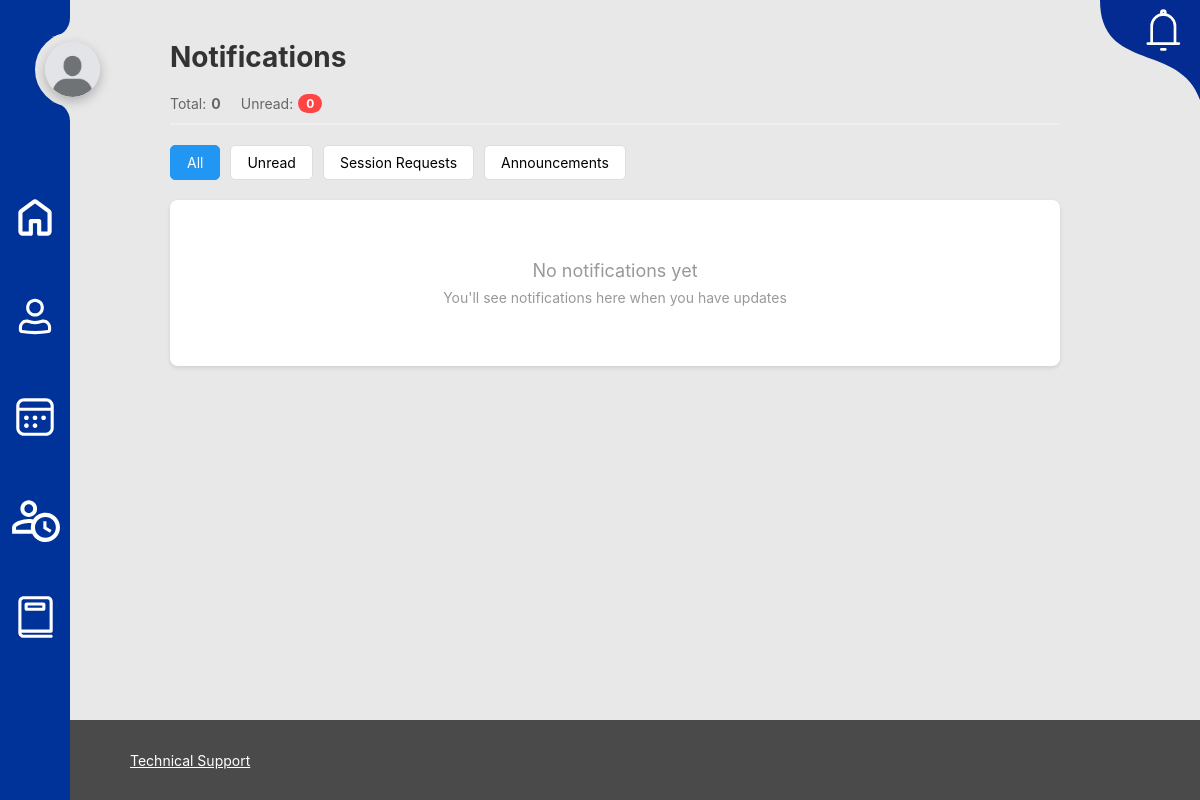
Page /notifications/ (signed in) on the earlier database version.
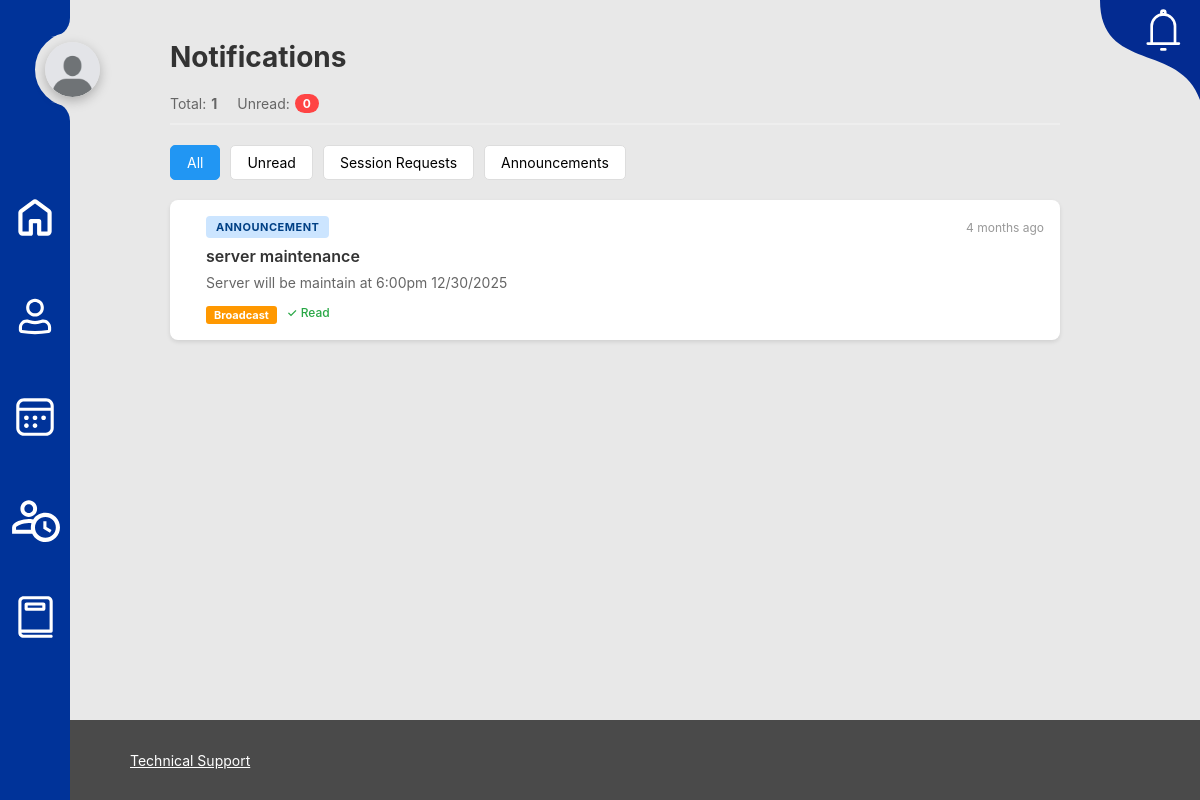
Same page on the later database version.
### notification/models.py (models this page shows, shortened)
class Notification(models.Model):
    NOTIFICATION_TYPES = [
        ('session_request', 'Session Request'),
        ('session_confirmed', 'Session Confirmed'),
        ('session_cancelled', 'Session Cancelled'),
        ('session_completed', 'Session Completed'),
        ('announcement', 'Announcement'),
        ('feedback_received', 'Feedback Received'),
        ('technical_report', 'Technical Report'),
    ]
    user = models.ForeignKey(
        User,
        on_delete=models.CASCADE,
        related_name='notifications',
        null=True,
        blank=True,
        help_text="Specific user (null = broadcast to all)"
    )
    notification_type = models.CharField(max_length=30, choices=NOTIFICATION_TYPES)
    title = models.CharField(max_length=200)
    message = models.TextField()
    session_id = models.IntegerField(null=True, blank=True, help_text="Related session ID")
    related_object_id = models.IntegerField(null=True, blank=True)
    related_object_type = models.CharField(max_length=50, null=True, blank=True)
    is_read = models.BooleanField(default=False)
    is_broadcast = models.BooleanField(default=False, help_text="Broadcast to all users")
    created_at = models.DateTimeField(auto_now_add=True)
    read_at = models.DateTimeField(null=True, blank=True)
    action_url = models.CharField(max_length=500, blank=True)
    class Meta:
        ordering = ['-created_at']
        verbose_name = 'Notification'
        verbose_name_plural = 'Notifications'
        indexes = [
            models.Index(fields=['user', 'is_read', '-created_at']),
            models.Index(fields=['is_broadcast', '-created_at']),
        ]

### notification/views.py (the view)
# urls.py: path('', views.notifications_list, name='notifications_list'),
@login_required
def notifications_list(request):
    if request.user.userprofile.role == 'tutor':
        base_template = 'tutor_base.html'
        dashboard_url = 'tutors:tutor_dashboard'
    else:
        base_template = 'student_base.html'
        dashboard_url = 'students:student_dashboard'
    notifications = NotificationService.get_user_notifications(request.user)
    unread_count = NotificationService.get_unread_count(request.user)
    return render(request, 'notification/notifications.html', {
        'notifications': notifications,
        'unread_count': unread_count,
        'base_template': base_template,
        'dashboard_url': dashboard_url,
    })

### notification/context_processors.py (called while the page is built)
def notifications(request):
    if request.user.is_authenticated:
        notifications = NotificationService.get_user_notifications(request.user)
        unread_count = NotificationService.get_unread_count(request.user)
        return {
            'user_notifications': notifications[:5],  # Latest 5
            'unread_count': unread_count,
        }
    return {
        'user_notifications': [],
        'unread_count': 0,
    }

### notification/notification_service.py (called while the page is built)
    @staticmethod
    def get_user_notifications(user: User, unread_only: bool = False):
        personal = Notification.objects.filter(user=user)
        broadcasts = Notification.objects.filter(is_broadcast=True)
        notifications = personal | broadcasts
        if unread_only:
            notifications = notifications.filter(is_read=False)
        return notifications.order_by('-created_at')

    @staticmethod
    def get_unread_count(user: User):
        personal_unread = Notification.objects.filter(user=user, is_read=False).count()
        broadcast_unread = Notification.objects.filter(is_broadcast=True, is_read=False).count()
        return personal_unread + broadcast_unread

### notification/templates/notification/notifications.html (shortened to what this page needs)
{% extends base_template %}
{% load static %}
{% block content %}
<div class="main-content">
    <div class="page-header">Notifications</div>
    <div class="notifications-header">
        <div class="notifications-stats">
            <div class="stat-item">
                <span>Total:</span>
                <strong>{{ notifications.count }}</strong>
            </div>
            <div class="stat-item">
                <span>Unread:</span>
                <span class="stat-badge">{{ unread_count }}</span>
            </div>
        </div>
    </div>
    <div class="filter-tabs">
        <button class="filter-tab active" data-filter="all">All</button>
        <button class="filter-tab" data-filter="unread">Unread</button>
        <button class="filter-tab" data-filter="session_request">Session Requests</button>
        <button class="filter-tab" data-filter="announcement">Announcements</button>
    </div>
    <div class="notifications-container">
        {% if notifications %}
            {% for notification in notifications %}
            <div class="notification-item {% if not notification.is_read %}unread{% endif %}"
                 data-id="{{ notification.id }}"
                 data-type="{{ notification.notification_type }}"
                 onclick="handleNotificationClick({{ notification.id }}, '{{ notification.action_url }}')">
                <div class="notification-content">
                    <div class="notification-header">
                        <span class="notification-type-badge type-{{ notification.notification_type }}">
                            {{ notification.get_notification_type_display }}
                        </span>
                        <div class="notification-time">
                            <span>{{ notification.created_at|timesince }} ago</span>
                        </div>
                    </div>
                    <div class="notification-title">
                        {{ notification.title }}
                    </div>
                    <div class="notification-message">
                        {{ notification.message }}
                    </div>
                    <div class="notification-footer">
                        {% if notification.is_broadcast %}
                        <span class="broadcast-badge">Broadcast</span>
                        {% endif %}
                        {% if notification.is_read %}
                        <span class="read-badge">✓ Read</span>
                        {% endif %}
                    </div>
                </div>
            </div>
            {% endfor %}
        {% else %}
            <div class="no-notifications">
                <div class="no-notifications-text">No notifications yet</div>
                <div class="no-notifications-subtext">
                    You'll see notifications here when you have updates
                </div>
            </div>
        {% endif %}
    </div>
</div>
{% endblock %}

Differences in the rows shown:
added Notification: notification_type "ANNOUNCEMENT", created_at "4 months", title "server maintenance", message "Server will be maintain at 6:00pm 12/30/2025", is_broadcast "Broadcast", is_read "✓ Read"
Other differences:
{{ notifications.count }}: "0" → "1"
text no longer shown: "No notifications yet You'll see notifications here when you have updates"
